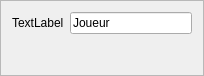
<?xml version="1.0" encoding="UTF-8"?>
<ui version="4.0">
 <class>FrameNommerJoueur</class>
 <widget class="QFrame" name="FrameNommerJoueur">
  <property name="geometry">
   <rect>
    <x>0</x>
    <y>0</y>
    <width>204</width>
    <height>76</height>
   </rect>
  </property>
  <property name="windowTitle">
   <string>Frame</string>
  </property>
  <property name="frameShape">
   <enum>QFrame::StyledPanel</enum>
  </property>
  <property name="frameShadow">
   <enum>QFrame::Raised</enum>
  </property>
  <layout class="QFormLayout" name="formLayout">
   <item row="0" column="0">
    <widget class="QLabel" name="Joueur">
     <property name="text">
      <string>TextLabel</string>
     </property>
    </widget>
   </item>
   <item row="0" column="1">
    <widget class="QLineEdit" name="NomJoueur">
     <property name="text">
      <string>Joueur</string>
     </property>
    </widget>
   </item>
  </layout>
 </widget>
 <resources/>
 <connections/>
</ui>
